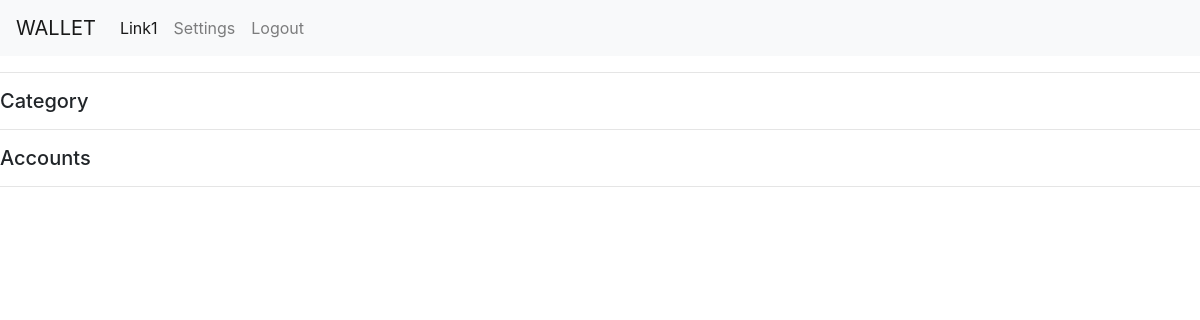
Page /settingPage on the earlier database version.
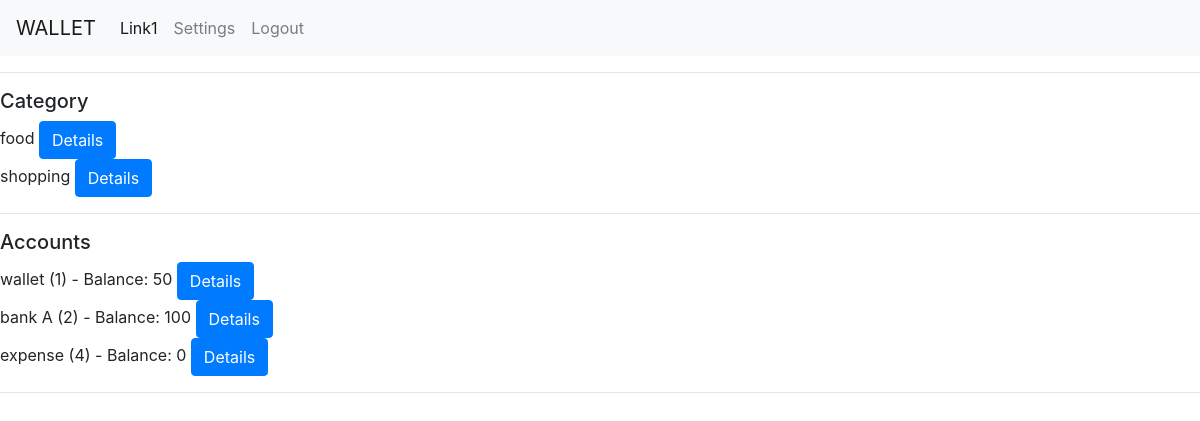
Same page on the later database version.
### walletapp/models.py (models this page shows, shortened)
class dbCategory(models.Model):
    category = models.CharField(max_length=64)

class dbAccount(models.Model):
    accountName = models.CharField(max_length=64)
    accountBalance = models.CharField(max_length=64)
    accountType = models.CharField(max_length=64)
    def __str__(self):
        return f"{self.accountName} ({self.accountType}) - Balance: {self.accountBalance}"

### walletapp/views.py (the view)
# urls.py: path('settingPage', views.settingPage, name='settingPage'),
def settingPage(request):
    context = {
    "user": request.user,
    "category": dbCategory.objects.all(),
    "transaction": dbEntry.objects.all().reverse(),
    "accounts": dbAccount.objects.all(),
    "message": None,
    }
    return render(request, "walletapp/setting.html", context)

### walletapp/templates/walletapp/setting.html (shortened to what this page needs)
{% extends 'walletapp/layout.html' %}
{% block body %}
<div class="categoryContainer">
    <hr>
    <h5>Category</h5>
    {% for item in category %}
    <div class="categorySub">
        <span>{{item.category}}</span>
        <button type="button" class="btn btn-primary" data-toggle="modal" data-target="#categoryModal" onclick="categoryDetail('{{item.id}}', '{{item.category}}')">Details</button>
    </div>
    {% endfor %}
</div>
<div class="accountContainer">
    <hr>
    <h5>Accounts</h5>
    {% for item in accounts %}
    <div class="accountSub">
        <span>{{item}}</span>
        <button type="button" class="btn btn-primary" data-toggle="modal" data-target="#accountModal" onclick="accountDetail('{{item.id}}', '{{item.accountName}}', '{{item.accountBalance}}', '{{item.accountType}}')">Details</button>
    </div>
    {% endfor %}
</div>
<hr>
{% endblock %}

Differences in the rows shown:
added dbCategory: category "food"
added dbCategory: category "shopping"
added dbAccount: accountName+accountType+accountBalance "wallet (1) - Balance: 50"
added dbAccount: accountName+accountType+accountBalance "bank A (2) - Balance: 100"
added dbAccount: accountName+accountType+accountBalance "expense (4) - Balance: 0"
